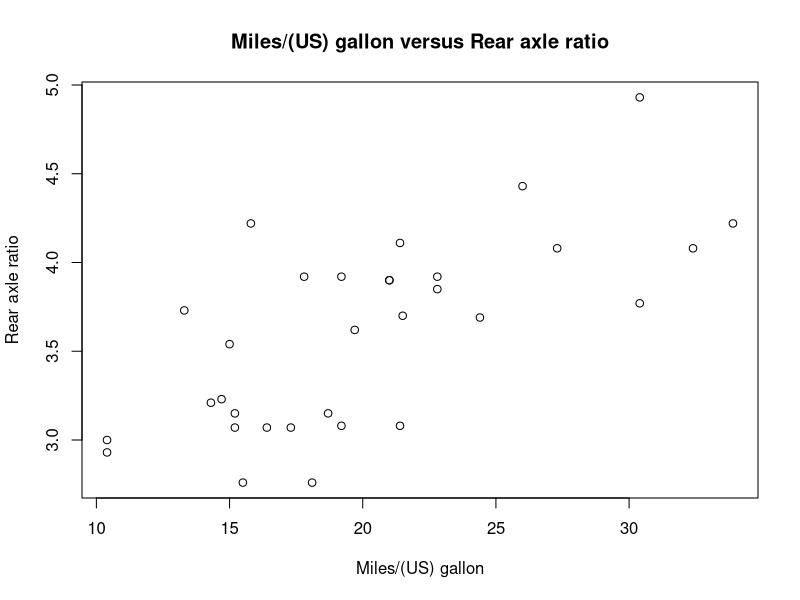
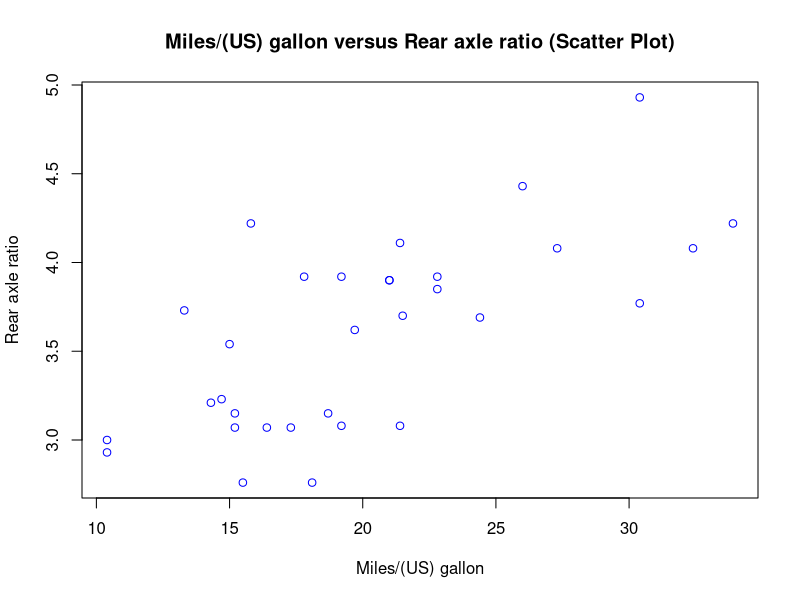

The R source for these figures, in order:
# Load the mtcars dataset
data(mtcars)

# Plot Miles/(US) gallon versus Rear axle ratio as a line plot
plot(mtcars$mpg, mtcars$drat, main = "Miles/(US) gallon versus Rear axle ratio",
    xlab = "Miles/(US) gallon", ylab = "Rear axle ratio")

# Change the visualization to a scatter plot
plot(mtcars$mpg, mtcars$drat, col = "blue", main = "Miles/(US) gallon versus Rear axle ratio (Scatter Plot)",
    xlab = "Miles/(US) gallon", ylab = "Rear axle ratio", type = "p")
